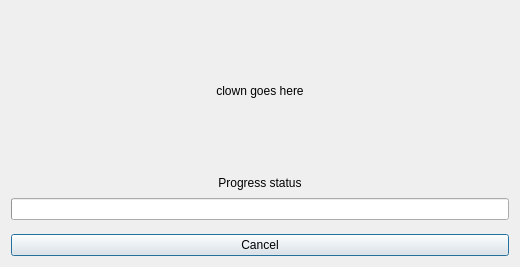
<?xml version="1.0" encoding="UTF-8"?>
<ui version="4.0">
 <class>Dialog</class>
 <widget class="QDialog" name="Dialog">
  <property name="geometry">
   <rect>
    <x>0</x>
    <y>0</y>
    <width>520</width>
    <height>267</height>
   </rect>
  </property>
  <property name="windowTitle">
   <string>Dialog</string>
  </property>
  <property name="styleSheet">
   <string notr="true"/>
  </property>
  <property name="locale">
   <locale language="English" country="UnitedStates"/>
  </property>
  <layout class="QGridLayout" name="gridLayout">
   <item row="0" column="0">
    <widget class="QLabel" name="movieLabel">
     <property name="sizePolicy">
      <sizepolicy hsizetype="Preferred" vsizetype="MinimumExpanding">
       <horstretch>0</horstretch>
       <verstretch>0</verstretch>
      </sizepolicy>
     </property>
     <property name="text">
      <string>clown goes here</string>
     </property>
     <property name="alignment">
      <set>Qt::AlignCenter</set>
     </property>
    </widget>
   </item>
   <item row="4" column="0" rowspan="2">
    <layout class="QVBoxLayout" name="verticalLayout">
     <property name="spacing">
      <number>8</number>
     </property>
     <property name="bottomMargin">
      <number>8</number>
     </property>
     <item>
      <widget class="QLabel" name="progressLabel">
       <property name="sizePolicy">
        <sizepolicy hsizetype="Preferred" vsizetype="Fixed">
         <horstretch>0</horstretch>
         <verstretch>0</verstretch>
        </sizepolicy>
       </property>
       <property name="text">
        <string>Progress status</string>
       </property>
       <property name="alignment">
        <set>Qt::AlignCenter</set>
       </property>
       <property name="wordWrap">
        <bool>true</bool>
       </property>
      </widget>
     </item>
     <item>
      <widget class="QProgressBar" name="progressBar">
       <property name="styleSheet">
        <string notr="true"/>
       </property>
       <property name="value">
        <number>0</number>
       </property>
       <property name="textVisible">
        <bool>false</bool>
       </property>
      </widget>
     </item>
    </layout>
   </item>
   <item row="6" column="0" rowspan="4">
    <widget class="QPushButton" name="cancelButton">
     <property name="sizePolicy">
      <sizepolicy hsizetype="Minimum" vsizetype="Fixed">
       <horstretch>0</horstretch>
       <verstretch>0</verstretch>
      </sizepolicy>
     </property>
     <property name="locale">
      <locale language="English" country="UnitedStates"/>
     </property>
     <property name="text">
      <string>Cancel</string>
     </property>
    </widget>
   </item>
  </layout>
 </widget>
 <resources/>
 <connections/>
</ui>
